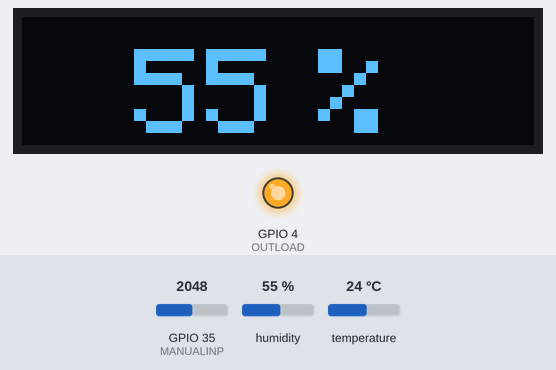
Simulated run of this sketch. Board: ESP32. Parts: 128×32 one-colour display, output pins drawn as LEDs (lit = HIGH). The inputs (shaded band) are chosen by the test bench; at power-on: GPIO 35 (MANUALINP) = 2048, temperature 24 °C, humidity 55 % (analog values on the 0–4095 scale). WiFi joins after 1.5 s; servers stay silent unless stated; the local clock reads 2024-03-15 10:24:30 at power-on unless the sketch sets it; EEPROM starts erased; what the sketch prints to the serial monitor is not drawn.

Above: at 7.4 s.
7.5 s: GPIO 35 (MANUALINP) set to 2185
At 9.1 s:
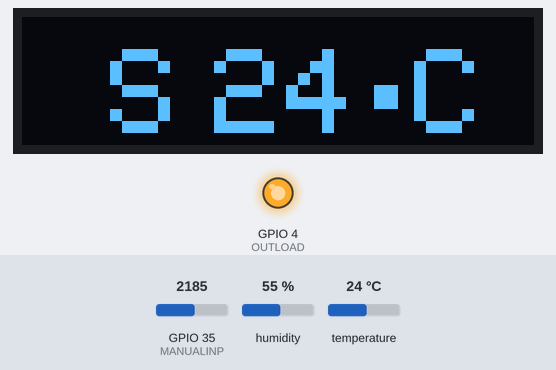
11.0 s: temperature set to 25.1 °C
At 14.9 s:
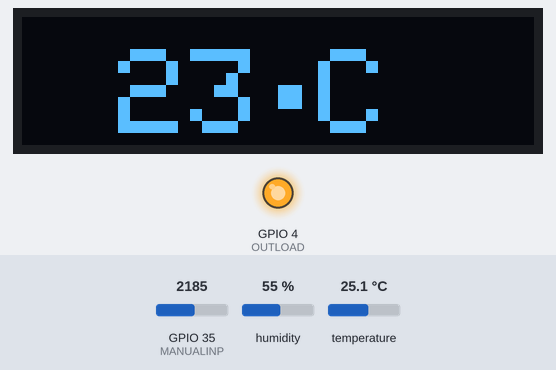
15.7 s: temperature set to 26.1 °C
At 18.7 s:
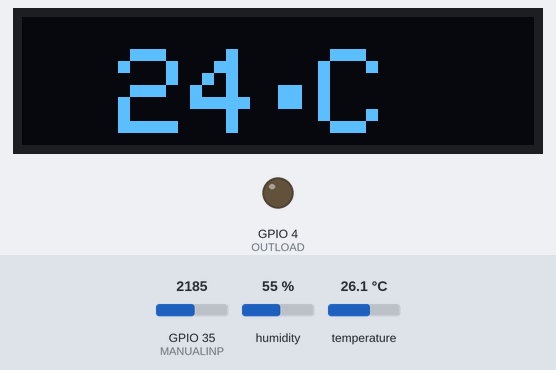
21.5 s: GPIO 35 (MANUALINP) set to 1228
At 23.1 s:
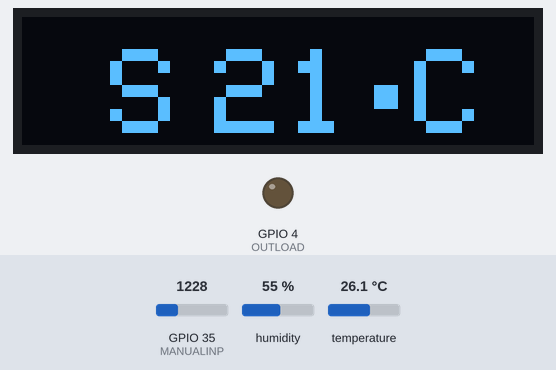
24.8 s: humidity set to 22 %
At 28.9 s:
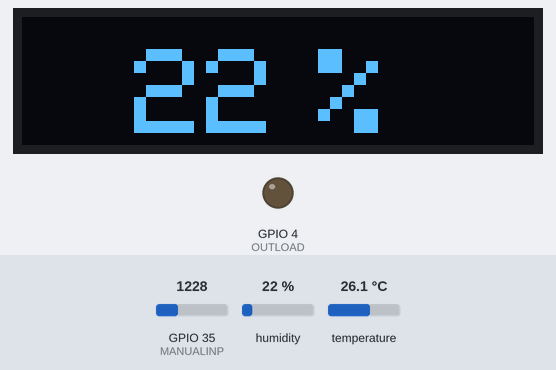
29.7 s: GPIO 35 (MANUALINP) set to 2337
At 31.1 s:
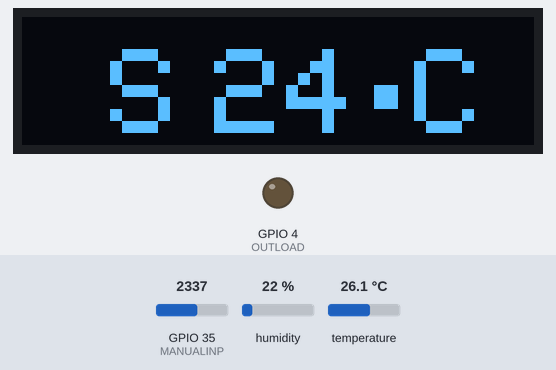
33.8 s: GPIO 35 (MANUALINP) set to 2435
Timing chart, 0 to 36.8 s (numbered marks = the images above; inputs shaded):
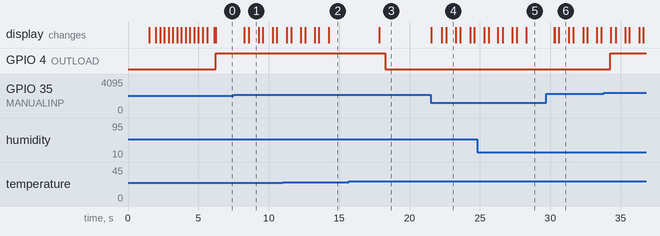

Measured:
- the behaviour switches between 2129 and 2130 on GPIO 35 (MANUALINP) (found by bisection; images 0 and 1)
- the behaviour switches between 25.6 and 25.7 °C on temperature (found by bisection; images 2 and 3)
- after the input at 7.5 s, the display: first changes after 0.77 s (image 1 shows a later state)
- after the input at 15.7 s, GPIO 4 (OUTLOAD): HIGH → LOW after 2.6 s; the display: changes after 2.1 s (image 3)
- after the input at 21.5 s, the display: first differs from a run without the input after 0.79 s (image 4 shows a later state)
- after the input at 29.7 s, the display: changes after 0.57 s (image 6)
- after the input at 33.8 s, GPIO 4 (OUTLOAD): LOW → HIGH after 0.47 s

The sketch:

ESP32-Electric-Heater.ino
```cpp
/******************************************
** 09/02/2024
** Electric Heater
** V1.0
***********************************/
#include <DHT.h>
#include <Ticker.h>
#include <Wire.h>
#include <Adafruit_GFX.h>
#include <Adafruit_SSD1306.h>
#include <WiFi.h>
#include <ESPmDNS.h>
#include <WiFiUdp.h>
#include <ArduinoOTA.h>
#include <WebServer.h>
#include <EEPROM.h>
#include <Time.h>

//**************** Macros ****************
#define CLK 1  // Interrupt time in ms

#define DHTTYPE DHT21
#define DHTPIN 5
#define OUTLOAD 4
#define MANUALINP 35

#define EEPROM_SIZE 12
#define SETPOINTADDRESS 0

#define MAXTIMERFUNCTIONS 50
#define MAXTIMERSENSOR 30
#define MAXTIMERDISPLAY 15
#define MAXTIMERCONTROL 1000
#define MAXTIMERANALOG 1000
#define MAXTIMERINFORMATION 5000
#define MAXTIMERERROR 10000
#define MAXTIMEREFFECT 3000
#define MAXTIMERBLINK 500
#define TIMEBLINK 350

#define KP 0.5
#define KI 0.005
#define MAXI 0.40
#define SECURETEMP 30

#define SCREEN_WIDTH 128
#define SCREEN_HEIGHT 32

//***************** Variáveis *********************
float temp = 24.00;
float humidity = 50.00;

float P = 0.00;
float I = 0.00;
float PID = 0.00;
float oldError = 0.00;
float error = 0.00;

uint16_t timerFunctions = 0;
uint16_t timerDisplay = 0;
uint16_t timerSensor = 0;
uint16_t timerControl = 0;
uint16_t timerAnalog = 0;
uint16_t timerInformation = 0;
uint16_t timerError = 0;
uint16_t timerEffect = 0;
uint16_t timerBlink = 0;
uint16_t milisegundos = 0;

uint8_t setpoint = 22;
uint8_t bestHumidity = 50;
uint8_t horas = 0;
uint8_t minutos = 0;
uint8_t segundos = 0;
uint8_t input_start_horas = 22;
uint8_t input_start_minutos = 0;
uint8_t input_end_horas = 8;
uint8_t input_end_minutos = 0;
uint8_t ErrorCounter = 0;

bool Error = false;
bool starting = true;
bool information = true;
bool effect = false;
bool nightMode = false;

//**************** Display parameters ****************
Adafruit_SSD1306 oled(SCREEN_WIDTH, SCREEN_HEIGHT, &Wire, -1);

//**************** Sensor parameters ****************
DHT dht(DHTPIN, DHTTYPE);

//**************** Timer parameters ****************
hw_timer_t *MyTimer = NULL;


//*************** Web Parameters ***************
const char* ssid = "SSID";
const char* password = "Password";

const char* ntpServer = "pool.ntp.org";
const long gmtOffset_sec = 3600;
const int daylightOffset_sec = 3600;

WebServer server(80);

//*************** Function prototipes ***************
void functions();
void readSensor();
void readAnalog();
void display();
void control();
void handleRoot();
void handleUpdateInformations();
bool getLocalTime();
void interruptAction();


void setup()
{
  //**************** OTA Configuration *****************
  Serial.begin(115200);
  Serial.println("Booting");
  WiFi.mode(WIFI_STA);
  WiFi.begin(ssid, password);
  while ((WiFi.waitForConnectResult() != WL_CONNECTED) && (ErrorCounter < 10)) {
    Serial.println("Connection Failed! Rebooting...");
    delay(3000);
    ErrorCounter++;
  }

  // Port defaults to 3232
  // ArduinoOTA.setPort(3232);

  // Hostname defaults to esp3232-[MAC]
  ArduinoOTA.setHostname("SMART-HEATER");

  // No authentication by default
  ArduinoOTA.setPassword("admin");

  // Password can be set with it's md5 value as well
  // MD5(admin) = 21232f297a57a5a743894a0e4a801fc3
  // ArduinoOTA.setPasswordHash("21232f297a57a5a743894a0e4a801fc3");

  ArduinoOTA.onStart([]() {
      String type;
      if (ArduinoOTA.getCommand() == U_FLASH)
        type = "sketch";
      else // U_SPIFFS
        type = "filesystem";

      // NOTE: if updating SPIFFS this would be the place to unmount SPIFFS using SPIFFS.end()
      Serial.println("Start updating " + type);
    })
    .onEnd([]() {
      Serial.println("\nEnd");
    })
    .onProgress([](unsigned int progress, unsigned int total) {
      Serial.printf("Progress: %u%%\r", (progress / (total / 100)));
    })
    .onError([](ota_error_t error) {
      Serial.printf("Error[%u]: ", error);
      if (error == OTA_AUTH_ERROR) Serial.println("Auth Failed");
      else if (error == OTA_BEGIN_ERROR) Serial.println("Begin Failed");
      else if (error == OTA_CONNECT_ERROR) Serial.println("Connect Failed");
      else if (error == OTA_RECEIVE_ERROR) Serial.println("Receive Failed");
      else if (error == OTA_END_ERROR) Serial.println("End Failed");
    });

  ArduinoOTA.begin();

  Serial.println("Ready");
  Serial.print("IP address: ");
  Serial.println(WiFi.localIP());

  server.on("/", handleRoot);
  server.on("/updateInformations", HTTP_POST, handleUpdateInformations);

  server.begin();

  //*************** END OTA Configuration ****************


  //***************** Timer Setup ***********************
  MyTimer = timerBegin(0, 160, true);
  timerAttachInterrupt(MyTimer, &interruptAction, true);
  timerAlarmWrite(MyTimer, 1000, true);
  timerAlarmEnable(MyTimer); //Just Enable


  //*************** EEPROM Configuration ******************
  EEPROM.begin(EEPROM_SIZE);
  EEPROM.get(SETPOINTADDRESS, setpoint);


  dht.begin();

  pinMode(OUTLOAD, OUTPUT);

  //set ADC resolution to 12 bits (0-4096)
  analogReadResolution(12);

  delay(10);

  oled.begin(SSD1306_SWITCHCAPVCC, 0x3C);

  delay(100);

  while(starting) display();

  configTime(gmtOffset_sec, daylightOffset_sec, ntpServer);

  do {
      getLocalTime();
      delay(100);
      ErrorCounter++;
  } while(getLocalTime() && ErrorCounter < 10);


  if (horas >= input_start_horas && minutos >= input_start_minutos && horas <= input_end_horas && minutos <= input_end_minutos) nightMode = true;
}

void loop()
{
  ArduinoOTA.handle();
  server.handleClient();

  if (!timerFunctions) functions();
  if (!timerAnalog) readAnalog();
  if (!timerSensor) readSensor();
  if (!timerDisplay) display();
  if (!timerControl) control();

  if (timerError > MAXTIMERERROR) ESP.restart();

}

void functions()
{
  if (horas == input_start_horas && minutos == input_start_minutos) nightMode = true;
  else if (horas == input_end_horas && minutos == input_end_minutos) nightMode = false;


  timerFunctions = MAXTIMERFUNCTIONS;
}

void readSensor()
{
  float input = 0.00;
  const float factorExternalTemp = 0.05;
  static double oldExternalTemp = 25.00;

  input = (dht.readTemperature()) - 1.8;

  temp = (input * factorExternalTemp) + (oldExternalTemp * (1 - factorExternalTemp));

  oldExternalTemp = temp;


  humidity = dht.readHumidity();


  if (isnan(temp) || isnan(humidity)) Error = true;

  else if (temp > SECURETEMP) Error = true;

  else Error = false;

  timerSensor = MAXTIMERSENSOR;
}

void readAnalog ()
{
  uint16_t input = 0;
  float variation = 0.00;
  static uint16_t oldInput = 5000;

  input = analogRead(MANUALINP);

  if (oldInput == 5000) oldInput = input;

  variation = (float) input / oldInput;

  input = (uint16_t) input / 341;


  if (variation > 1.04 || variation < 0.96)
  {
    if (setpoint > 30) setpoint = 30;
    if (setpoint < 18) setpoint = 18;

    oldInput = analogRead(MANUALINP);
    effect = true;
    timerEffect = 0;
    setpoint = (uint8_t) input + 18;

    EEPROM.put(SETPOINTADDRESS, setpoint);
    EEPROM.commit();
  }

 timerAnalog = MAXTIMERANALOG;
}

void display()
{
  uint8_t Temp = temp;
  uint8_t Humidity = humidity;
  uint8_t TracePoint = (uint8_t) PID * 100;

  oled.clearDisplay();
  oled.setTextSize(3);
  oled.setTextColor(WHITE);


  if (starting)
  {
    static int y = 128;

    oled.setCursor(y, 8);
    oled.println("SMART HEATER");
    delay(5);

    if (y > -95) y--;
    else
    {
      delay(500);
      starting = false;
    }
  }
  else if (effect)
  {
    if (timerBlink < TIMEBLINK)
    {
      oled.setCursor(22, 8);
      oled.println("S");
      oled.setCursor(48, 8);
      oled.println(setpoint);
      oled.setCursor(82, 8);
      oled.println(char(248));
      oled.setCursor(98, 8);
      oled.println("C");
    }
  }
  else if (nightMode)
  {
    oled.setCursor(TracePoint, 8);
    oled.println(char(248));
  }
  else
  {
    if (information)
    {
      oled.setCursor(24, 8);
      oled.println(Temp);
      oled.setCursor(58, 8);
      oled.println(char(248));
      oled.setCursor(74, 8);
      oled.println("C");
    }
    else
    {
      oled.setCursor(28, 8);
      oled.println(Humidity);
      oled.setCursor(74, 8);
      oled.println("%");
    }
  }
  oled.display();

  timerDisplay = MAXTIMERDISPLAY;
}

void control()
{
  //Controle de aquecimento
  if (!Error)
  {
    error = setpoint - temp;

    P = error * KP;

    I += error * KI;

    oldError = error;

    if (I > MAXI) I = MAXI;

    if (I < 0.00) I = 0.00;

    PID = P + I;

    if (PID > 0.5) digitalWrite(OUTLOAD, HIGH);

    else digitalWrite(OUTLOAD, LOW);
  }

  else digitalWrite(OUTLOAD, LOW);


  timerControl = MAXTIMERCONTROL;
}

void handleRoot()
{
  String html = "<html><body>";
  html += "<meta http-equiv='refresh' content='30'>";
  html += "<h1>SMART HEATER</h1>";

  // Adiciona a informação de horas, minutos e segundos
  html += "<h2>Hora atual: " + String(horas) + ":" + String(minutos) + ":" + String(segundos) + "</h2>";

  // Adiciona os campos de entrada para as horas e minutos de início e fim
  html += "<form action='/updateInformations' method='post'>";
  html += "Hora de inicio (HH:MM): <input type='text' name='input_start_horas' value='" + String(input_start_horas) + "'>:<input type='text' name='input_start_minutos' value='" + String(input_start_minutos) + "'><br>";
  html += "Hora de fim (HH:MM): <input type='text' name='input_end_horas' value='" + String(input_end_horas) + "'>:<input type='text' name='input_end_minutos' value='" + String(input_end_minutos) + "'><br>";

  // Adiciona o botão toggle para a variável nightMode
  html += "<h2>Modo Noturno: <input type='checkbox' name='nightMode' " + String(nightMode ? "checked" : "") + "></h2>";

  // Adiciona os dados atuais
  html += "<h2>Setpoint: " + String(setpoint) + "</h2>";
  html += "<h2>Temperatura: " + String(temp) + "</h2>";
  html += "<h2>Umidade: " + String(humidity) + "</h2>";

  // Adiciona o formulário para atualizar o setpoint
  html += "Novo Setpoint: <input type='text' name='setpoint' value='" + String(setpoint) + "'><br><br>";
  html += "<div style='width: 100%; '><input type='submit' value='Salvar' style='width: 200px;'></div>";
  html += "</form>";

  html += "</body></html>";

  server.send(200, "text/html", html);
}

void handleUpdateInformations()
{
  if (server.hasArg("setpoint")) {
    setpoint = server.arg("setpoint").toInt();
    if (setpoint > 30) setpoint = 30;
    if (setpoint < 18) setpoint = 18;
    EEPROM.put(SETPOINTADDRESS, setpoint);
    EEPROM.commit();
  }

  // Atualiza os valores de input_start_horas, input_start_minutos, input_end_horas e input_end_minutos
  if (server.hasArg("input_start_horas")) {
    input_start_horas = server.arg("input_start_horas").toInt();
  }

  if (server.hasArg("input_start_minutos")) {
    input_start_minutos = server.arg("input_start_minutos").toInt();
  }

  if (server.hasArg("input_end_horas")) {
    input_end_horas = server.arg("input_end_horas").toInt();
  }

  if (server.hasArg("input_end_minutos")) {
    input_end_minutos = server.arg("input_end_minutos").toInt();
  }

  // Atualiza a variável nightMode
  if (server.hasArg("nightMode")) {
    nightMode = !nightMode; // Inverte o valor do nightMode
  }

  server.sendHeader("Location", "/");
  server.send(303);
}

bool getLocalTime()
{
  struct tm timeinfo;

  if(!getLocalTime(&timeinfo)) return true;

  horas = timeinfo.tm_hour;
  minutos = timeinfo.tm_min;
  segundos = timeinfo.tm_sec;

  return false;
}

void IRAM_ATTR interruptAction()
{
  if (timerSensor) timerSensor--;
  if (timerFunctions) timerFunctions--;
  if (timerAnalog) timerAnalog--;
  if (timerDisplay) timerDisplay--;
  if (timerControl) timerControl--;
  if (Error) timerError++;
  else timerError = 0;
  if (timerInformation) timerInformation--;
  else
  {
    information = !information;
    timerInformation = MAXTIMERINFORMATION;
  }
  if (effect)
  {
    timerEffect++;

    if (timerEffect > MAXTIMEREFFECT) effect = false;

    if (timerBlink) timerBlink--;
    else timerBlink = MAXTIMERBLINK;
  }

  if (milisegundos < 999) milisegundos++;
  else
  {
    milisegundos = 0;
    segundos++;

    if (segundos < 59) segundos++;
    else
    {
      segundos = 0;
      minutos++;

      if (minutos < 59) minutos++;
      else
      {
        minutos = 0;
        horas++;

        if (horas < 23) horas++;
        else
        {
          horas = 0;
          getLocalTime();
        }
      }

    }
  }

}
```
